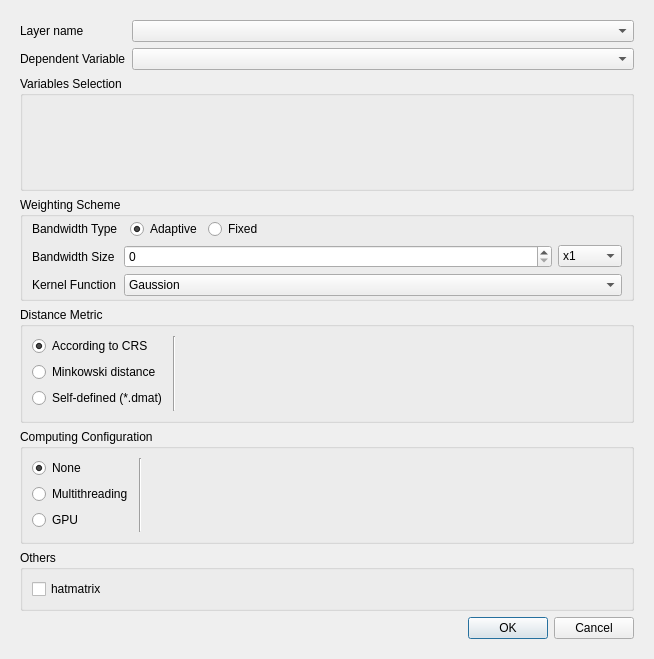
<?xml version="1.0" encoding="UTF-8"?>
<ui version="4.0">
 <class>GwmGTDROptionsDialog</class>
 <widget class="QDialog" name="GwmGTDROptionsDialog">
  <property name="geometry">
   <rect>
    <x>0</x>
    <y>0</y>
    <width>654</width>
    <height>659</height>
   </rect>
  </property>
  <property name="windowTitle">
   <string>GTDR Configure</string>
  </property>
  <layout class="QVBoxLayout" name="verticalLayout_3" stretch="0">
   <item>
    <widget class="QScrollArea" name="scrollArea">
     <property name="frameShape">
      <enum>QFrame::NoFrame</enum>
     </property>
     <property name="widgetResizable">
      <bool>true</bool>
     </property>
     <widget class="QWidget" name="scrollAreaWidgetContents">
      <property name="geometry">
       <rect>
        <x>0</x>
        <y>0</y>
        <width>636</width>
        <height>641</height>
       </rect>
      </property>
      <layout class="QVBoxLayout" name="verticalLayout_7">
       <item>
        <layout class="QFormLayout" name="formLayout_6">
         <item row="0" column="0">
          <widget class="QLabel" name="label">
           <property name="sizePolicy">
            <sizepolicy hsizetype="Fixed" vsizetype="Preferred">
             <horstretch>0</horstretch>
             <verstretch>0</verstretch>
            </sizepolicy>
           </property>
           <property name="text">
            <string>Layer name</string>
           </property>
          </widget>
         </item>
         <item row="0" column="1">
          <widget class="QComboBox" name="mLayerComboBox"/>
         </item>
         <item row="2" column="0">
          <widget class="QLabel" name="label_12">
           <property name="text">
            <string>Dependent Variable</string>
           </property>
          </widget>
         </item>
         <item row="2" column="1">
          <widget class="QComboBox" name="mDepVarComboBox"/>
         </item>
        </layout>
       </item>
       <item>
        <widget class="QGroupBox" name="groupBox">
         <property name="title">
          <string>Variables Selection</string>
         </property>
         <layout class="QVBoxLayout" name="verticalLayout_4" stretch="1">
          <item>
           <widget class="GwmIndepVarSelectorWidget" name="mIndepVarSelector" native="true"/>
          </item>
         </layout>
        </widget>
       </item>
       <item>
        <widget class="QGroupBox" name="groupBox_2">
         <property name="sizePolicy">
          <sizepolicy hsizetype="Preferred" vsizetype="Fixed">
           <horstretch>0</horstretch>
           <verstretch>0</verstretch>
          </sizepolicy>
         </property>
         <property name="title">
          <string>Weighting Scheme</string>
         </property>
         <layout class="QFormLayout" name="formLayout">
          <property name="horizontalSpacing">
           <number>6</number>
          </property>
          <property name="verticalSpacing">
           <number>6</number>
          </property>
          <property name="topMargin">
           <number>2</number>
          </property>
          <property name="bottomMargin">
           <number>2</number>
          </property>
          <item row="0" column="0">
           <widget class="QLabel" name="label_2">
            <property name="text">
             <string>Bandwidth Type</string>
            </property>
           </widget>
          </item>
          <item row="0" column="1">
           <layout class="QHBoxLayout" name="horizontalLayout_6">
            <property name="leftMargin">
             <number>6</number>
            </property>
            <item>
             <widget class="QRadioButton" name="mBwTypeAdaptiveRadio">
              <property name="sizePolicy">
               <sizepolicy hsizetype="Fixed" vsizetype="Fixed">
                <horstretch>0</horstretch>
                <verstretch>0</verstretch>
               </sizepolicy>
              </property>
              <property name="text">
               <string>Adaptive</string>
              </property>
              <property name="checked">
               <bool>true</bool>
              </property>
             </widget>
            </item>
            <item>
             <widget class="QRadioButton" name="mBwTypeFixedRadio">
              <property name="sizePolicy">
               <sizepolicy hsizetype="Fixed" vsizetype="Fixed">
                <horstretch>0</horstretch>
                <verstretch>0</verstretch>
               </sizepolicy>
              </property>
              <property name="text">
               <string>Fixed</string>
              </property>
             </widget>
            </item>
            <item>
             <spacer name="horizontalSpacer">
              <property name="orientation">
               <enum>Qt::Horizontal</enum>
              </property>
              <property name="sizeHint" stdset="0">
               <size>
                <width>40</width>
                <height>20</height>
               </size>
              </property>
             </spacer>
            </item>
           </layout>
          </item>
          <item row="1" column="1">
           <widget class="QStackedWidget" name="mBwSizeSettingStack">
            <property name="currentIndex">
             <number>0</number>
            </property>
            <widget class="QWidget" name="page_4">
             <layout class="QHBoxLayout" name="horizontalLayout">
              <property name="leftMargin">
               <number>0</number>
              </property>
              <property name="topMargin">
               <number>0</number>
              </property>
              <property name="rightMargin">
               <number>0</number>
              </property>
              <property name="bottomMargin">
               <number>0</number>
              </property>
              <item>
               <widget class="QSpinBox" name="mBwSizeAdaptiveSize">
                <property name="maximum">
                 <number>105</number>
                </property>
               </widget>
              </item>
              <item>
               <widget class="QComboBox" name="mBwSizeAdaptiveUnit">
                <property name="sizePolicy">
                 <sizepolicy hsizetype="Fixed" vsizetype="Fixed">
                  <horstretch>0</horstretch>
                  <verstretch>0</verstretch>
                 </sizepolicy>
                </property>
                <item>
                 <property name="text">
                  <string>x1</string>
                 </property>
                </item>
                <item>
                 <property name="text">
                  <string>x10</string>
                 </property>
                </item>
                <item>
                 <property name="text">
                  <string>x100</string>
                 </property>
                </item>
                <item>
                 <property name="text">
                  <string>x1000</string>
                 </property>
                </item>
               </widget>
              </item>
             </layout>
            </widget>
            <widget class="QWidget" name="page_5">
             <layout class="QHBoxLayout" name="horizontalLayout_4">
              <property name="leftMargin">
               <number>0</number>
              </property>
              <property name="topMargin">
               <number>0</number>
              </property>
              <property name="rightMargin">
               <number>0</number>
              </property>
              <property name="bottomMargin">
               <number>0</number>
              </property>
              <item>
               <widget class="QDoubleSpinBox" name="mBwSizeFixedSize">
                <property name="decimals">
                 <number>12</number>
                </property>
               </widget>
              </item>
              <item>
               <widget class="QComboBox" name="mBwSizeFixedUnit">
                <property name="sizePolicy">
                 <sizepolicy hsizetype="Fixed" vsizetype="Fixed">
                  <horstretch>0</horstretch>
                  <verstretch>0</verstretch>
                 </sizepolicy>
                </property>
                <item>
                 <property name="text">
                  <string>m</string>
                 </property>
                </item>
                <item>
                 <property name="text">
                  <string>km</string>
                 </property>
                </item>
                <item>
                 <property name="text">
                  <string>mile</string>
                 </property>
                </item>
               </widget>
              </item>
             </layout>
            </widget>
           </widget>
          </item>
          <item row="2" column="0">
           <widget class="QLabel" name="label_13">
            <property name="text">
             <string>Kernel Function</string>
            </property>
           </widget>
          </item>
          <item row="2" column="1">
           <widget class="QComboBox" name="mBwKernelFunctionCombo">
            <item>
             <property name="text">
              <string>Gaussion</string>
             </property>
            </item>
            <item>
             <property name="text">
              <string>Exponential</string>
             </property>
            </item>
            <item>
             <property name="text">
              <string>Bisquare</string>
             </property>
            </item>
            <item>
             <property name="text">
              <string>Tricube</string>
             </property>
            </item>
            <item>
             <property name="text">
              <string>Boxcar</string>
             </property>
            </item>
           </widget>
          </item>
          <item row="1" column="0">
           <widget class="QLabel" name="label_3">
            <property name="text">
             <string>Bandwidth Size</string>
            </property>
           </widget>
          </item>
         </layout>
        </widget>
       </item>
       <item>
        <widget class="QGroupBox" name="groupBox_3">
         <property name="sizePolicy">
          <sizepolicy hsizetype="Preferred" vsizetype="Preferred">
           <horstretch>0</horstretch>
           <verstretch>0</verstretch>
          </sizepolicy>
         </property>
         <property name="title">
          <string>Distance Metric</string>
         </property>
         <layout class="QHBoxLayout" name="horizontalLayout_2">
          <item>
           <layout class="QVBoxLayout" name="verticalLayout_2">
            <item>
             <widget class="QRadioButton" name="mDistTypeCRSRadio">
              <property name="text">
               <string>According to CRS</string>
              </property>
              <property name="checked">
               <bool>true</bool>
              </property>
             </widget>
            </item>
            <item>
             <widget class="QRadioButton" name="mDistTypeMinkowskiRadio">
              <property name="text">
               <string>Minkowski distance</string>
              </property>
             </widget>
            </item>
            <item>
             <widget class="QRadioButton" name="mDistTypeDmatRadio">
              <property name="text">
               <string>Self-defined (*.dmat)</string>
              </property>
             </widget>
            </item>
           </layout>
          </item>
          <item>
           <widget class="Line" name="line">
            <property name="orientation">
             <enum>Qt::Vertical</enum>
            </property>
           </widget>
          </item>
          <item>
           <widget class="QStackedWidget" name="mDistParamSettingStack">
            <property name="currentIndex">
             <number>0</number>
            </property>
            <widget class="QWidget" name="mCRSDistPage"/>
            <widget class="QWidget" name="mMinkowskiDistPage">
             <layout class="QFormLayout" name="formLayout_2">
              <property name="leftMargin">
               <number>0</number>
              </property>
              <property name="topMargin">
               <number>0</number>
              </property>
              <property name="rightMargin">
               <number>0</number>
              </property>
              <property name="bottomMargin">
               <number>0</number>
              </property>
              <item row="0" column="0">
               <widget class="QLabel" name="label_4">
                <property name="sizePolicy">
                 <sizepolicy hsizetype="Preferred" vsizetype="Preferred">
                  <horstretch>0</horstretch>
                  <verstretch>0</verstretch>
                 </sizepolicy>
                </property>
                <property name="text">
                 <string>Rotation parameter</string>
                </property>
                <property name="alignment">
                 <set>Qt::AlignLeading|Qt::AlignLeft|Qt::AlignVCenter</set>
                </property>
               </widget>
              </item>
              <item row="0" column="1">
               <layout class="QFormLayout" name="formLayout_5">
                <property name="horizontalSpacing">
                 <number>6</number>
                </property>
                <property name="verticalSpacing">
                 <number>2</number>
                </property>
                <item row="0" column="0">
                 <widget class="QLabel" name="label_5">
                  <property name="text">
                   <string>theta</string>
                  </property>
                 </widget>
                </item>
                <item row="1" column="0">
                 <widget class="QLabel" name="label_6">
                  <property name="text">
                   <string>p</string>
                  </property>
                 </widget>
                </item>
                <item row="0" column="1">
                 <widget class="QDoubleSpinBox" name="mThetaValue"/>
                </item>
                <item row="1" column="1">
                 <widget class="QDoubleSpinBox" name="mPValue">
                  <property name="minimum">
                   <double>-1.000000000000000</double>
                  </property>
                 </widget>
                </item>
               </layout>
              </item>
             </layout>
            </widget>
            <widget class="QWidget" name="mDistMatrixDistPage">
             <layout class="QGridLayout" name="gridLayout">
              <property name="leftMargin">
               <number>0</number>
              </property>
              <property name="topMargin">
               <number>0</number>
              </property>
              <property name="rightMargin">
               <number>0</number>
              </property>
              <property name="bottomMargin">
               <number>0</number>
              </property>
              <item row="1" column="0">
               <widget class="QLineEdit" name="mDistMatrixFileNameEdit"/>
              </item>
              <item row="1" column="1">
               <widget class="QToolButton" name="mDistMatrixFileOpenBtn">
                <property name="text">
                 <string>...</string>
                </property>
               </widget>
              </item>
              <item row="0" column="0">
               <widget class="QLabel" name="label_14">
                <property name="text">
                 <string>Select a distance matrix file</string>
                </property>
               </widget>
              </item>
              <item row="2" column="0">
               <spacer name="verticalSpacer">
                <property name="orientation">
                 <enum>Qt::Vertical</enum>
                </property>
                <property name="sizeHint" stdset="0">
                 <size>
                  <width>20</width>
                  <height>5</height>
                 </size>
                </property>
               </spacer>
              </item>
             </layout>
            </widget>
           </widget>
          </item>
         </layout>
        </widget>
       </item>
       <item>
        <widget class="QGroupBox" name="mCalcParallelGroup">
         <property name="sizePolicy">
          <sizepolicy hsizetype="Preferred" vsizetype="Preferred">
           <horstretch>0</horstretch>
           <verstretch>0</verstretch>
          </sizepolicy>
         </property>
         <property name="title">
          <string>Computing Configuration</string>
         </property>
         <layout class="QHBoxLayout" name="horizontalLayout_3">
          <item>
           <layout class="QVBoxLayout" name="verticalLayout_5">
            <item>
             <widget class="QRadioButton" name="mCalcParallelNoneRadio">
              <property name="sizePolicy">
               <sizepolicy hsizetype="Fixed" vsizetype="Fixed">
                <horstretch>0</horstretch>
                <verstretch>0</verstretch>
               </sizepolicy>
              </property>
              <property name="text">
               <string>None</string>
              </property>
              <property name="checked">
               <bool>true</bool>
              </property>
             </widget>
            </item>
            <item>
             <widget class="QRadioButton" name="mCalcParallelMultithreadRadio">
              <property name="sizePolicy">
               <sizepolicy hsizetype="Fixed" vsizetype="Fixed">
                <horstretch>0</horstretch>
                <verstretch>0</verstretch>
               </sizepolicy>
              </property>
              <property name="text">
               <string>Multithreading</string>
              </property>
             </widget>
            </item>
            <item>
             <widget class="QRadioButton" name="mCalcParallelGPURadio">
              <property name="sizePolicy">
               <sizepolicy hsizetype="Fixed" vsizetype="Fixed">
                <horstretch>0</horstretch>
                <verstretch>0</verstretch>
               </sizepolicy>
              </property>
              <property name="text">
               <string>GPU</string>
              </property>
             </widget>
            </item>
           </layout>
          </item>
          <item>
           <widget class="Line" name="line_2">
            <property name="orientation">
             <enum>Qt::Vertical</enum>
            </property>
           </widget>
          </item>
          <item>
           <widget class="QStackedWidget" name="stackedWidget">
            <property name="currentIndex">
             <number>0</number>
            </property>
            <widget class="QWidget" name="page">
             <layout class="QVBoxLayout" name="verticalLayout">
              <property name="topMargin">
               <number>0</number>
              </property>
              <property name="bottomMargin">
               <number>0</number>
              </property>
             </layout>
            </widget>
            <widget class="QWidget" name="page_3">
             <layout class="QFormLayout" name="formLayout_3">
              <property name="leftMargin">
               <number>9</number>
              </property>
              <property name="topMargin">
               <number>0</number>
              </property>
              <property name="rightMargin">
               <number>9</number>
              </property>
              <property name="bottomMargin">
               <number>0</number>
              </property>
              <item row="0" column="0">
               <widget class="QLabel" name="label_9">
                <property name="text">
                 <string>Threads</string>
                </property>
               </widget>
              </item>
              <item row="0" column="1">
               <widget class="QSpinBox" name="mThreadNum">
                <property name="maximum">
                 <number>8</number>
                </property>
               </widget>
              </item>
             </layout>
            </widget>
            <widget class="QWidget" name="page_2">
             <layout class="QFormLayout" name="formLayout_4">
              <property name="topMargin">
               <number>0</number>
              </property>
              <property name="bottomMargin">
               <number>0</number>
              </property>
              <item row="0" column="0">
               <widget class="QLabel" name="label_8">
                <property name="text">
                 <string>Batch Size</string>
                </property>
               </widget>
              </item>
              <item row="0" column="1">
               <widget class="QSpinBox" name="mSampleGroupSize">
                <property name="maximum">
                 <number>4096</number>
                </property>
               </widget>
              </item>
             </layout>
            </widget>
           </widget>
          </item>
         </layout>
        </widget>
       </item>
       <item>
        <widget class="QGroupBox" name="groupBox_4">
         <property name="title">
          <string>Others</string>
         </property>
         <layout class="QVBoxLayout" name="verticalLayout_6">
          <item>
           <widget class="QCheckBox" name="mQuantileCheckBox">
            <property name="text">
             <string>hatmatrix</string>
            </property>
           </widget>
          </item>
         </layout>
        </widget>
       </item>
       <item>
        <layout class="QHBoxLayout" name="horizontalLayout_5">
         <item>
          <widget class="QLabel" name="mCheckMessage">
           <property name="sizePolicy">
            <sizepolicy hsizetype="Expanding" vsizetype="Preferred">
             <horstretch>0</horstretch>
             <verstretch>0</verstretch>
            </sizepolicy>
           </property>
           <property name="text">
            <string/>
           </property>
          </widget>
         </item>
         <item>
          <widget class="QDialogButtonBox" name="btbOkCancle">
           <property name="sizePolicy">
            <sizepolicy hsizetype="Fixed" vsizetype="Fixed">
             <horstretch>0</horstretch>
             <verstretch>0</verstretch>
            </sizepolicy>
           </property>
           <property name="orientation">
            <enum>Qt::Horizontal</enum>
           </property>
           <property name="standardButtons">
            <set>QDialogButtonBox::Cancel|QDialogButtonBox::Ok</set>
           </property>
          </widget>
         </item>
        </layout>
       </item>
      </layout>
     </widget>
    </widget>
   </item>
  </layout>
 </widget>
 <customwidgets>
  <customwidget>
   <class>GwmIndepVarSelectorWidget</class>
   <extends>QWidget</extends>
   <header>gwmindepvarselectorwidget.h</header>
   <container>1</container>
  </customwidget>
 </customwidgets>
 <resources/>
 <connections>
  <connection>
   <sender>btbOkCancle</sender>
   <signal>accepted()</signal>
   <receiver>GwmGTDROptionsDialog</receiver>
   <slot>accept()</slot>
   <hints>
    <hint type="sourcelabel">
     <x>248</x>
     <y>254</y>
    </hint>
    <hint type="destinationlabel">
     <x>157</x>
     <y>274</y>
    </hint>
   </hints>
  </connection>
  <connection>
   <sender>btbOkCancle</sender>
   <signal>rejected()</signal>
   <receiver>GwmGTDROptionsDialog</receiver>
   <slot>reject()</slot>
   <hints>
    <hint type="sourcelabel">
     <x>316</x>
     <y>260</y>
    </hint>
    <hint type="destinationlabel">
     <x>286</x>
     <y>274</y>
    </hint>
   </hints>
  </connection>
 </connections>
</ui>
